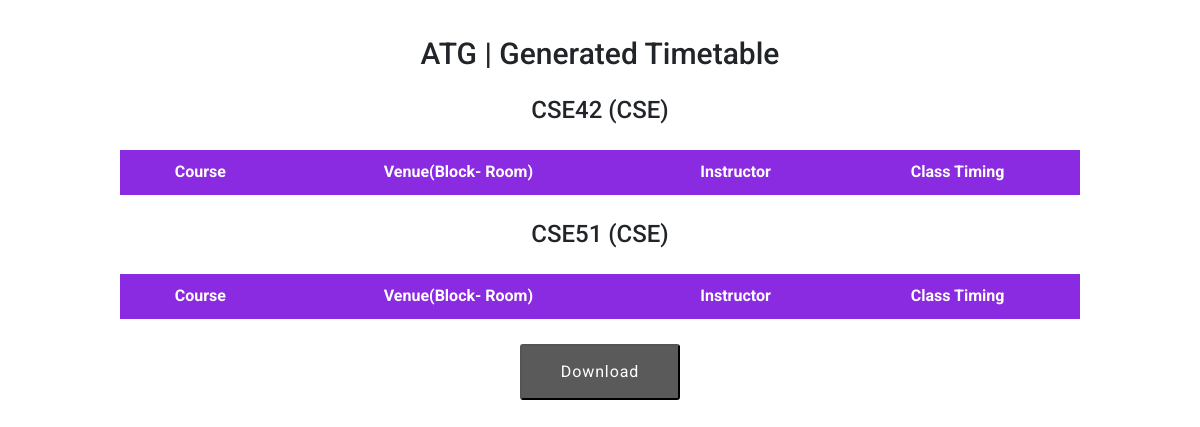
The app's page /generate-timetable with its own data.
### atmsecondary/models.py (models this page shows, shortened)
class Section(models.Model):
    section_id = models.CharField(max_length=25, primary_key=True)
    department = models.ForeignKey(Department, on_delete=models.CASCADE)
    num_class_in_week = models.IntegerField(default=0)
    course = models.ForeignKey(Course, on_delete=models.CASCADE, blank=True, null=True)
    meeting_time = models.ForeignKey(MeetingTime, on_delete=models.CASCADE, blank=True, null=True)
    room = models.ForeignKey(Room, on_delete=models.CASCADE, blank=True, null=True)
    instructor = models.ForeignKey(Instructor, on_delete=models.CASCADE, blank=True, null=True)

class Department(models.Model):
    dept_name = models.CharField(max_length=50)
    courses = models.ManyToManyField(Course)
    def __str__(self):
        return self.dept_name

### atmsecondary/views.py (the view)
# urls.py: path('generate-timetable', views.timetable, name='generate_timetable'),
def timetable(request):
    schedule = []
    population = Population(POPULATION_SIZE)
    generation_num = 0
    population.get_schedules().sort(key=lambda x: x.get_fitness(), reverse=True)
    geneticAlgorithm = GeneticAlgorithm()
    while population.get_schedules()[0].get_fitness() != 1.0:
        generation_num += 1
        print('\n> Generation #' + str(generation_num))
        population = geneticAlgorithm.evolve(population)
        population.get_schedules().sort(key=lambda x: x.get_fitness(), reverse=True)
        schedule = population.get_schedules()[0].get_classes()
    return render(request, 'gentimetable.html', {'schedule': schedule, 'sections': Section.objects.all(),
                                                 'times': MeetingTime.objects.all()})

### atmsecondary/views.py (called while the page is built)
    def get_rooms(self): return self._rooms

    def get_meetingTimes(self): return self._meetingTimes

    def get_classes(self):
        self._isFitnessChanged = True
        return self._classes

    def get_fitness(self):
        if self._isFitnessChanged:
            self._fitness = self.calculate_fitness()
            self._isFitnessChanged = False
        return self._fitness

    def calculate_fitness(self):
        self._numberOfConflicts = 0
        classes = self.get_classes()
        for i in range(len(classes)):
            if classes[i].room.seating_capacity < int(classes[i].course.max_numb_students):
                self._numberOfConflicts += 1
            for j in range(len(classes)):
                if j >= i:
                    if (classes[i].meeting_time == classes[j].meeting_time) and \
                            (classes[i].section_id != classes[j].section_id) and (classes[i].section == classes[j].section):
                        if classes[i].room == classes[j].room:
                            self._numberOfConflicts += 1
                        if classes[i].instructor == classes[j].instructor:
                            self._numberOfConflicts += 1
        return 1 / (1.0 * self._numberOfConflicts + 1)

    def get_schedules(self):
        return self._schedules

    def set_instructor(self, instructor): self.instructor = instructor

    def set_meetingTime(self, meetingTime): self.meeting_time = meetingTime

    def set_room(self, room): self.room = room

### templates/gentimetable.html (shortened to what this page needs)
{% load static %}
<html lang="en">
<head>
	<link rel="stylesheet" href="https://maxcdn.bootstrapcdn.com/bootstrap/4.0.0/css/bootstrap.min.css">
    <link rel="stylesheet" href="{% static './css/style.css' %}">
</head>
<body>
        <br><br>
        <div id="timetable">
        <h1 style="text-align: center;">ATG | Generated Timetable</h1><br>
        {% block content %}
        {% load static %}
        {% for section in sections %}
<h2 class="secHead" style="text-align: center;">{{ section.section_id }} ({{ section.department }})</h2>
    <table class="table2">
      <colgroup>
        <col>
        <col>
        <col>
        <col>
        <col>
        <col>
      </colgroup>
      <tr>
        <th>Course</th>
        <th>Venue(Block- Room)</th>
        <th>Instructor</th>
        <th>Class Timing</th>
      </tr>
    </table>
{% endfor %}
{% endblock %}
<div style="width: 100%;text-align: center;margin: 20px 0;">
  <button class="submit" id="download">Download</button>
</div>
</body>
</html>

### static/css/style.css (style rules this page uses)
* { margin: 0; padding: 0; box-sizing: border-box; font-family: 'Roboto',sans-serif; }
html { font-size: 12px; }
body { font-size: 12px; position: relative; width: 100%; }
table { border-collapse: collapse; margin: 25px auto; font-size: 16px; width: 80%; }
table th { background-color: #8A2BE2; color: #fff; text-align: center; font-weight: bold; }
table th, table td { padding: 12px 15px; }
table tbody tr { border-bottom: 1px solid #dddddd; }
table tbody tr:last-of-type { border-bottom:2px solid #8A2BE2; }

### templates/gentimetable.html (style rules this page uses)
.submit { margin-left: auto; cursor: pointer; color: #fff; background-color: #5a5a5a; border-radius: 3px; padding: 13px 39px; text-align: center; letter-spacing: 0.9px; text-decoration: none; margin-right: auto; line-height: 26px; font-size: 16px; text-align: center; }

### records on screen
Section: section_id "CSE42", department "CSE"
Section: section_id "CSE51", department "CSE"
